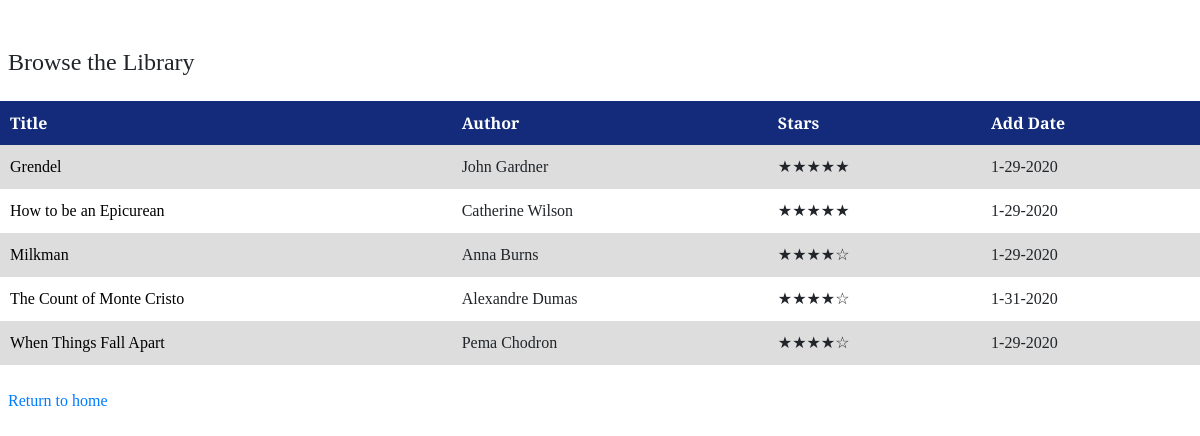
Page /books/browse/by_title on the earlier database version.
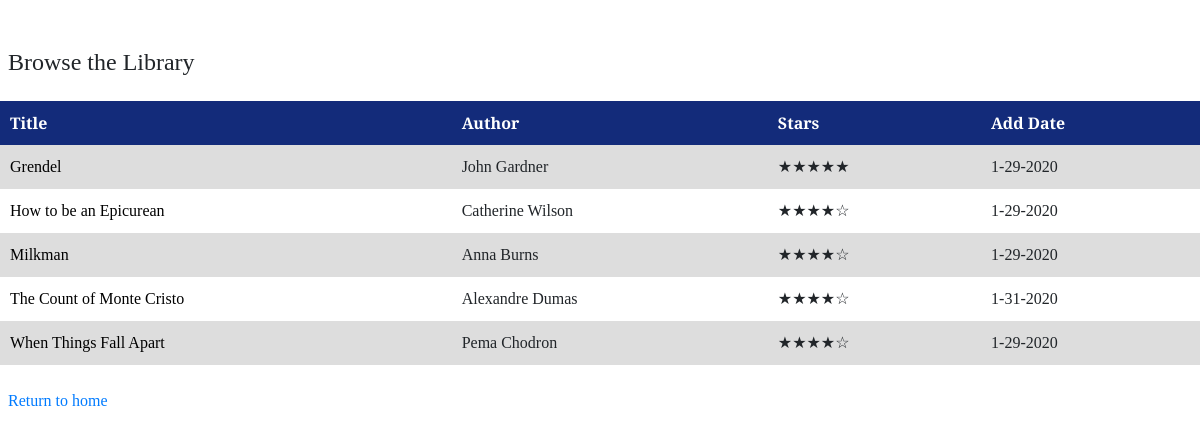
Same page on the later database version.
### books/models.py (models this page shows, shortened)
class Book(models.Model):
    title = models.CharField(max_length=255)
    author = models.CharField(max_length=255)
    image = models.CharField(max_length=255, blank=True, null=True)
    synopsis = models.TextField(blank=True, null=True)
    read_date = models.CharField(max_length=255, blank=True, null=True)
    add_date = models.DateTimeField('date added')
    user = models.ForeignKey(
        User,
        on_delete=models.CASCADE
    )

class Review(models.Model):
    NO_STARS = '☆☆☆☆☆'
    ONE_STAR = '★☆☆☆☆'
    TWO_STARS = '★★☆☆☆'
    THREE_STARS = '★★★☆☆'
    FOUR_STARS = '★★★★☆'
    FIVE_STARS = '★★★★★'
    REVIEW_CHOICES = [
        (NO_STARS, 'No stars'),
        (ONE_STAR, 'One star'),
        (TWO_STARS, 'Two stars'),
        (THREE_STARS, 'Three stars'),
        (FOUR_STARS, 'Four stars'),
        (FIVE_STARS, 'Five stars')
    ]
    book = models.OneToOneField(
        Book,
        on_delete=models.CASCADE,
        primary_key=True,
    )
    stars = models.CharField(max_length=255, choices=REVIEW_CHOICES, default=NO_STARS)
    thoughts = models.TextField(blank=True, null=True)

### books/views.py (the view)
# urls.py: path('books/browse/by_<str:order_by>', views.BrowseView.as_view(), name='order_by')
class BrowseView(generic.ListView):
    template_name = 'books/browse.html'
    context_object_name = 'ordered_books'
    def get_queryset(self):
        order_by = self.kwargs['order_by']
        if order_by == 'stars':
            return Book.objects.filter(user__id=self.request.user.id).order_by('review__stars')
        else:
            return Book.objects.order_by(order_by)

### books/templates/books/browse.html (shortened to what this page needs)
<!DOCTYPE html>
<html lang="en">
<head>
    {% load static %}
    <link rel="stylesheet" href="https://stackpath.bootstrapcdn.com/bootstrap/4.4.1/css/bootstrap.min.css"
>
    <link rel="stylesheet" href="{% static 'books/style.css' %}">
</head>
<body>
    <div class="mt-5">
        <h4 class="px-2">Browse the Library</h4>
        <table class="book-table my-4">
            <tr class="px-2">
                <th><a href="{% url 'books:order_by' 'title' %}">Title</a></th>
                <th><a href="{% url 'books:order_by' 'author' %}">Author</a></th>
                <th><a href="{% url 'books:order_by' 'stars' %}">Stars</a></th>
                <th><a href="{% url 'books:order_by' 'add_date' %}">Add Date</a></th>
            </tr>
            {% if ordered_books %}
            {% for book in ordered_books %}
            <tr>
                <td><a href="{% url 'books:detail' book.id %}">{{ book.title }}</a></td>
                <td>{{ book.author }}</td>
                <td>{{ book.review.stars }}</td>
                <td>{{ book.add_date|date:"n-j-Y" }}</td>
            </tr>
            {% endfor %}
            {% endif %}
        </table>
        <a class="px-2" href="{% url 'books:index' %}">Return to home</a>
    </div>
</body>
</html>

### books/static/books/style.css (style rules this page uses)
* { box-sizing: border-box; }
body { font-family: 'Libre Baskerville', serif; }
.book-table { width: 100%; }
.book-table td, th { padding: 10px; }
.book-table th { background: #132b7a; color: white; }
.book-table th a { color: white; }
.book-table td a { color: black; }
.book-table tr:nth-child(even) { background-color: #ddd }

Differences in the rows shown:
changed through a linked row, Book "How to be an Epicurean": review.stars "★★★★★" → "★★★★☆"
